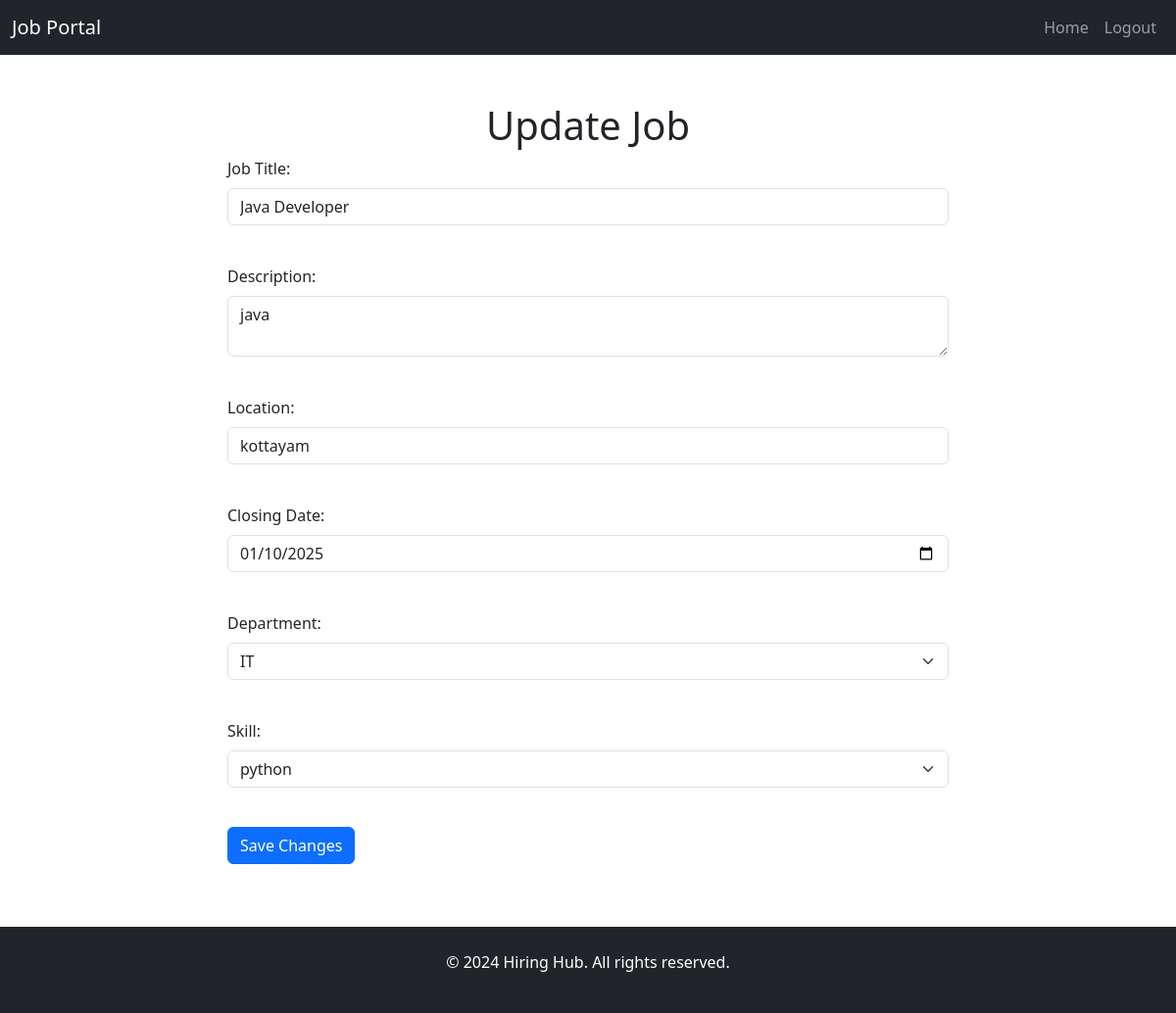
Screenshot of /update_job/5/ (signed in) with the database file from the repository.
### job/models.py (models this page shows)
class Job(models.Model):
    company_id = models.ForeignKey(Company, on_delete=models.CASCADE)
    department_id = models.ForeignKey(Department, on_delete=models.CASCADE)
    skill_id = models.ForeignKey(Skill, on_delete=models.CASCADE)
    title = models.CharField(max_length=255)
    description = models.CharField(max_length=500)
    location = models.CharField(max_length=100)
    posted_at = models.DateTimeField(auto_now_add=True)
    closing_date = models.DateTimeField()

class Department(models.Model):
    departmentname=models.CharField(max_length=100)

class Skill(models.Model):
    sk_name = models.CharField(max_length=100)

### job/views.py (the view, shortened to what this page needs)
# urls.py: path('update_job/<int:job_id>/', views.update_job, name='update_job'),
@login_required
def update_job(request, job_id):
    if not request.user.is_staff:
        return HttpResponse("You do not have permission to update jobs.")
    job = get_object_or_404(Job, id=job_id)
    departments = Department.objects.all()
    skills = Skill.objects.all()
    return render(request, 'update_job.html', {'job': job, 'departments': departments, 'skills': skills})

### job/templates/update_job.html (shortened to what this page needs)
<!DOCTYPE html>
<html lang="en">
<head>
    <link href="https://cdn.jsdelivr.net/npm/bootstrap@5.3.3/dist/css/bootstrap.min.css" rel="stylesheet">
</head>
<body>
    <nav class="navbar navbar-expand-lg navbar-dark bg-dark">
        <div class="container-fluid">
            <a class="navbar-brand" href="#">Job Portal</a>
            <div class="collapse navbar-collapse" id="navbarNav">
                <ul class="navbar-nav ms-auto">
                    <li class="nav-item">
                        <a class="nav-link" href="{% url 'Companyhome' %}">Home</a>
                    </li>
                    <li class="nav-item">
                        <a class="nav-link" href="{% url 'logouts' %}">Logout</a>
                    </li>
                </ul>
            </div>
        </div>
    </nav>
    <div class="container mt-5">
        <h1 class="text-center">Update Job</h1>
        <div class="row justify-content-center">
            <div class="col-md-8">
                {% if user.is_staff %}
                    <form method="post" action="{% url 'update_job' job.id %}">
                        <div class="mb-3">
                            <label for="title" class="form-label">Job Title:</label>
                            <input type="text" id="title" name="title" class="form-control" value="{{ job.title }}" required><br>
                        </div>
                        <div class="mb-3">
                            <label for="description" class="form-label">Description:</label>
                            <textarea id="description" name="description" class="form-control" required>{{ job.description }}</textarea><br>
                        </div>
                        <div class="mb-3">
                            <label for="location" class="form-label">Location:</label>
                            <input type="text" id="location" name="location" class="form-control" value="{{ job.location }}" required><br>
                        </div>
                        <div class="mb-3">
                            <label for="closing_date" class="form-label">Closing Date:</label>
                            <input type="date" id="closing_date" name="closing_date" class="form-control" value="{{ job.closing_date|date:'Y-m-d' }}" required><br>
                        </div>
                        <div class="mb-3">
                            <label for="department" class="form-label">Department:</label>
                            <select id="department" name="department" class="form-select" required>
                                {% for department in departments %}
                                    <option value="{{ department.id }}" {% if job.department_id.id == department.id %}selected{% endif %}>{{ department.departmentname }}</option>
                                {% endfor %}
                            </select><br>
                        </div>
                        <div class="mb-3">
                            <label for="skill" class="form-label">Skill:</label>
                            <select id="skill" name="skill" class="form-select" required>
                                {% for skill in skills %}
                                    <option value="{{ skill.id }}" {% if job.skill_id.id == skill.id %}selected{% endif %}>{{ skill.sk_name }}</option>
                                {% endfor %}
                            </select><br>
                        </div>
                        <div class="mb-3">
                            <button type="submit" class="btn btn-primary">Save Changes</button>
                        </div>
                    </form>
                {% else %}
                    <p>You do not have permission to update jobs.</p>
                {% endif %}
            </div>
        </div>
    </div>
    <footer class="bg-dark text-white text-center py-4 mt-5">
        <p>&copy; 2024 Hiring Hub. All rights reserved.</p>
    </footer>
</body>
</html>

### rows the page displays
Job: title "Java Developer", description "java", location "kottayam", closing_date "01/10/2025", department "IT", skill "python"
